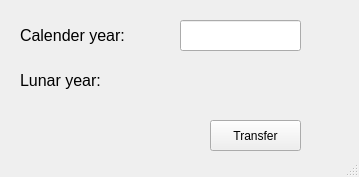
<?xml version="1.0" encoding="UTF-8"?>
<ui version="4.0">
 <class>MainWindow</class>
 <widget class="QMainWindow" name="MainWindow">
  <property name="geometry">
   <rect>
    <x>0</x>
    <y>0</y>
    <width>359</width>
    <height>177</height>
   </rect>
  </property>
  <property name="windowTitle">
   <string>MainWindow</string>
  </property>
  <widget class="QWidget" name="centralwidget">
   <widget class="QLabel" name="label">
    <property name="geometry">
     <rect>
      <x>20</x>
      <y>10</y>
      <width>151</width>
      <height>51</height>
     </rect>
    </property>
    <property name="text">
     <string>&lt;html&gt;&lt;head/&gt;&lt;body&gt;&lt;p&gt;&lt;span style=&quot; font-size:12pt;&quot;&gt;Calender year:&lt;/span&gt;&lt;/p&gt;&lt;/body&gt;&lt;/html&gt;</string>
    </property>
   </widget>
   <widget class="QLineEdit" name="lineEdit">
    <property name="geometry">
     <rect>
      <x>180</x>
      <y>20</y>
      <width>121</width>
      <height>31</height>
     </rect>
    </property>
   </widget>
   <widget class="QLabel" name="label_2">
    <property name="geometry">
     <rect>
      <x>20</x>
      <y>60</y>
      <width>111</width>
      <height>41</height>
     </rect>
    </property>
    <property name="text">
     <string>&lt;html&gt;&lt;head/&gt;&lt;body&gt;&lt;p&gt;&lt;span style=&quot; font-size:12pt;&quot;&gt;Lunar year:&lt;/span&gt;&lt;/p&gt;&lt;/body&gt;&lt;/html&gt;</string>
    </property>
   </widget>
   <widget class="QLabel" name="labelly">
    <property name="geometry">
     <rect>
      <x>150</x>
      <y>70</y>
      <width>181</width>
      <height>21</height>
     </rect>
    </property>
    <property name="text">
     <string>&lt;html&gt;&lt;head/&gt;&lt;body&gt;&lt;p&gt;&lt;br/&gt;&lt;/p&gt;&lt;/body&gt;&lt;/html&gt;</string>
    </property>
   </widget>
   <widget class="QPushButton" name="pushButton">
    <property name="geometry">
     <rect>
      <x>210</x>
      <y>120</y>
      <width>91</width>
      <height>31</height>
     </rect>
    </property>
    <property name="text">
     <string>Transfer</string>
    </property>
   </widget>
  </widget>
  <widget class="QMenuBar" name="menubar">
   <property name="geometry">
    <rect>
     <x>0</x>
     <y>0</y>
     <width>359</width>
     <height>26</height>
    </rect>
   </property>
  </widget>
  <widget class="QStatusBar" name="statusbar"/>
 </widget>
 <resources/>
 <connections/>
</ui>
